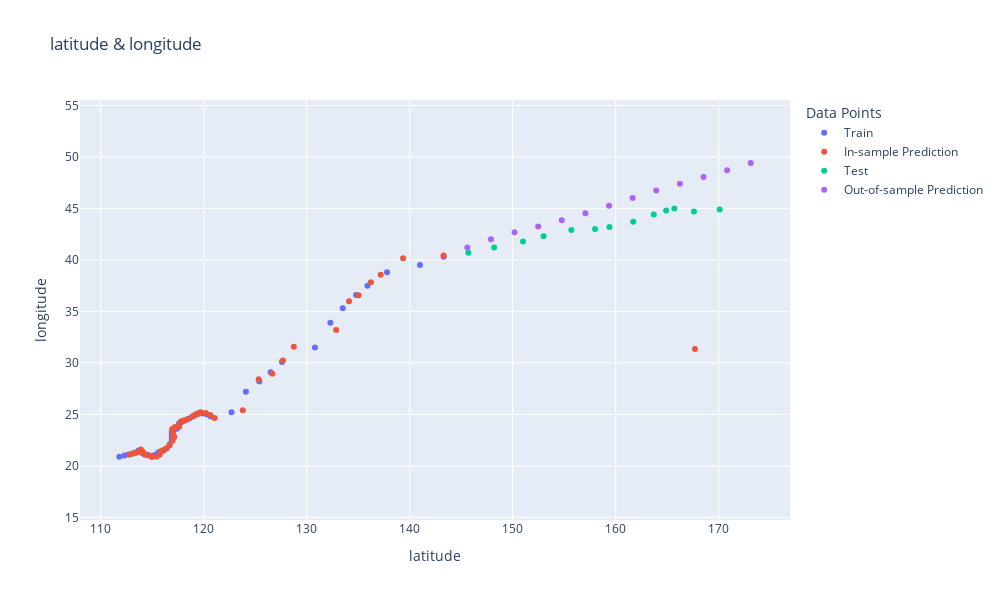

Notebook code cell kept with this figure:
### Code cell
fig.update_layout(
    width=1000,
    height=600,
    title="latitude & longitude",
    xaxis_title="latitude",
    yaxis_title="longitude",
)
fig.show()
